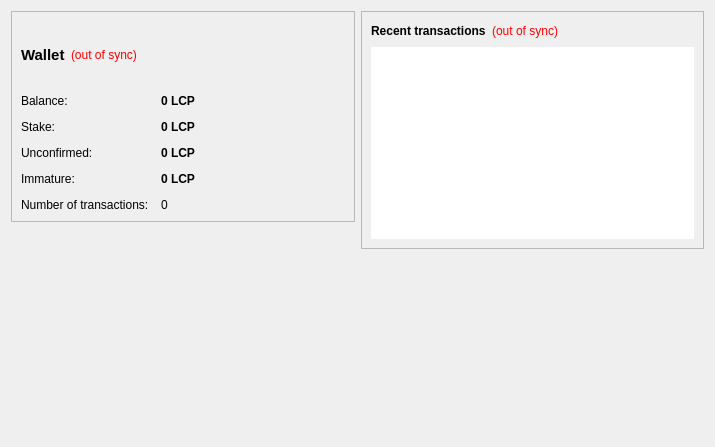
<?xml version="1.0" encoding="UTF-8"?>
<ui version="4.0">
 <class>OverviewPage</class>
 <widget class="QWidget" name="OverviewPage">
  <property name="geometry">
   <rect>
    <x>0</x>
    <y>0</y>
    <width>715</width>
    <height>447</height>
   </rect>
  </property>
  <property name="font">
   <font>
    <family>Ubuntu</family>
   </font>
  </property>
  <property name="windowTitle">
   <string>Form</string>
  </property>
  <layout class="QHBoxLayout" name="horizontalLayout" stretch="1,1">
   <item>
    <layout class="QVBoxLayout" name="verticalLayout_2">
     <item>
      <widget class="QFrame" name="frame">
       <property name="minimumSize">
        <size>
         <width>0</width>
         <height>211</height>
        </size>
       </property>
       <property name="maximumSize">
        <size>
         <width>16777215</width>
         <height>211</height>
        </size>
       </property>
       <property name="frameShape">
        <enum>QFrame::StyledPanel</enum>
       </property>
       <property name="frameShadow">
        <enum>QFrame::Raised</enum>
       </property>
       <layout class="QVBoxLayout" name="verticalLayout_4">
        <item>
         <layout class="QHBoxLayout" name="horizontalLayout_4">
          <property name="sizeConstraint">
           <enum>QLayout::SetFixedSize</enum>
          </property>
          <item>
           <widget class="QLabel" name="label_5">
            <property name="font">
             <font>
              <pointsize>11</pointsize>
              <weight>75</weight>
              <bold>true</bold>
             </font>
            </property>
            <property name="text">
             <string>Wallet</string>
            </property>
           </widget>
          </item>
          <item>
           <widget class="QLabel" name="labelWalletStatus">
            <property name="toolTip">
             <string>The displayed information may be out of date. Your wallet automatically synchronizes with the LitecoinPlus network after a connection is established, but this process has not completed yet.</string>
            </property>
            <property name="styleSheet">
             <string notr="true">QLabel { color: red; }</string>
            </property>
            <property name="text">
             <string notr="true">(out of sync)</string>
            </property>
            <property name="alignment">
             <set>Qt::AlignLeading|Qt::AlignLeft|Qt::AlignVCenter</set>
            </property>
           </widget>
          </item>
          <item>
           <spacer name="horizontalSpacer_2">
            <property name="orientation">
             <enum>Qt::Horizontal</enum>
            </property>
            <property name="sizeHint" stdset="0">
             <size>
              <width>40</width>
              <height>20</height>
             </size>
            </property>
           </spacer>
          </item>
         </layout>
        </item>
        <item>
         <layout class="QFormLayout" name="formLayout_2">
          <property name="sizeConstraint">
           <enum>QLayout::SetFixedSize</enum>
          </property>
          <property name="fieldGrowthPolicy">
           <enum>QFormLayout::AllNonFixedFieldsGrow</enum>
          </property>
          <property name="horizontalSpacing">
           <number>12</number>
          </property>
          <property name="verticalSpacing">
           <number>12</number>
          </property>
          <item row="0" column="0">
           <widget class="QLabel" name="label">
            <property name="text">
             <string>Balance:</string>
            </property>
           </widget>
          </item>
          <item row="0" column="1">
           <widget class="QLabel" name="labelBalance">
            <property name="font">
             <font>
              <weight>75</weight>
              <bold>true</bold>
             </font>
            </property>
            <property name="cursor">
             <cursorShape>IBeamCursor</cursorShape>
            </property>
            <property name="toolTip">
             <string>Your current balance</string>
            </property>
            <property name="text">
             <string notr="true">0 LCP</string>
            </property>
            <property name="textInteractionFlags">
             <set>Qt::LinksAccessibleByMouse|Qt::TextSelectableByKeyboard|Qt::TextSelectableByMouse</set>
            </property>
           </widget>
          </item>
          <item row="1" column="0">
           <widget class="QLabel" name="label_6">
            <property name="text">
             <string>Stake:</string>
            </property>
           </widget>
          </item>
          <item row="1" column="1">
           <widget class="QLabel" name="labelStake">
            <property name="font">
             <font>
              <weight>75</weight>
              <bold>true</bold>
             </font>
            </property>
            <property name="cursor">
             <cursorShape>IBeamCursor</cursorShape>
            </property>
            <property name="toolTip">
             <string>Total of coins that was staked, and do not yet count toward the current balance</string>
            </property>
            <property name="text">
             <string notr="true">0 LCP</string>
            </property>
            <property name="textInteractionFlags">
             <set>Qt::LinksAccessibleByMouse|Qt::TextSelectableByKeyboard|Qt::TextSelectableByMouse</set>
            </property>
           </widget>
          </item>
          <item row="2" column="0">
           <widget class="QLabel" name="label_3">
            <property name="text">
             <string>Unconfirmed:</string>
            </property>
           </widget>
          </item>
          <item row="2" column="1">
           <widget class="QLabel" name="labelUnconfirmed">
            <property name="font">
             <font>
              <weight>75</weight>
              <bold>true</bold>
             </font>
            </property>
            <property name="cursor">
             <cursorShape>IBeamCursor</cursorShape>
            </property>
            <property name="toolTip">
             <string>Total of transactions that have yet to be confirmed, and do not yet count toward the current balance</string>
            </property>
            <property name="text">
             <string notr="true">0 LCP</string>
            </property>
            <property name="textInteractionFlags">
             <set>Qt::LinksAccessibleByMouse|Qt::TextSelectableByKeyboard|Qt::TextSelectableByMouse</set>
            </property>
           </widget>
          </item>
          <item row="3" column="0">
           <widget class="QLabel" name="labelImmatureText">
            <property name="text">
             <string>Immature:</string>
            </property>
           </widget>
          </item>
          <item row="3" column="1">
           <widget class="QLabel" name="labelImmature">
            <property name="font">
             <font>
              <weight>75</weight>
              <bold>true</bold>
             </font>
            </property>
            <property name="toolTip">
             <string>Mined balance that has not yet matured</string>
            </property>
            <property name="text">
             <string notr="true">0 LCP</string>
            </property>
            <property name="textInteractionFlags">
             <set>Qt::LinksAccessibleByMouse|Qt::TextSelectableByKeyboard|Qt::TextSelectableByMouse</set>
            </property>
           </widget>
          </item>
          <item row="4" column="0">
           <widget class="QLabel" name="label_2">
            <property name="text">
             <string>Number of transactions:</string>
            </property>
           </widget>
          </item>
          <item row="4" column="1">
           <widget class="QLabel" name="labelNumTransactions">
            <property name="toolTip">
             <string>Total number of transactions in wallet</string>
            </property>
            <property name="text">
             <string notr="true">0</string>
            </property>
           </widget>
          </item>
         </layout>
        </item>
       </layout>
      </widget>
     </item>
     <item>
      <widget class="QWidget" name="LogoWidget" native="true">
       <layout class="QVBoxLayout" name="verticalLayout_6">
        <property name="spacing">
         <number>0</number>
        </property>
        <property name="leftMargin">
         <number>0</number>
        </property>
        <property name="topMargin">
         <number>0</number>
        </property>
        <property name="rightMargin">
         <number>0</number>
        </property>
        <property name="bottomMargin">
         <number>0</number>
        </property>
        <item>
         <layout class="QHBoxLayout" name="horizontalLayout_3">
          <property name="spacing">
           <number>1</number>
          </property>
          <item>
           <spacer name="horizontalSpacer_3">
            <property name="orientation">
             <enum>Qt::Horizontal</enum>
            </property>
            <property name="sizeHint" stdset="0">
             <size>
              <width>40</width>
              <height>20</height>
             </size>
            </property>
           </spacer>
          </item>
          <item>
           <widget class="QPushButton" name="HomeButton">
            <property name="minimumSize">
             <size>
              <width>200</width>
              <height>200</height>
             </size>
            </property>
            <property name="maximumSize">
             <size>
              <width>200</width>
              <height>200</height>
             </size>
            </property>
            <property name="cursor">
             <cursorShape>PointingHandCursor</cursorShape>
            </property>
            <property name="toolTip">
             <string> Click to go to Litecoin Plus Home page. </string>
            </property>
            <property name="icon">
             <iconset resource="../bitcoin.qrc">
              <normaloff>:/images/backg</normaloff>
              <normalon>:/images/backg</normalon>:/images/backg</iconset>
            </property>
            <property name="iconSize">
             <size>
              <width>200</width>
              <height>200</height>
             </size>
            </property>
            <property name="flat">
             <bool>true</bool>
            </property>
           </widget>
          </item>
          <item>
           <spacer name="horizontalSpacer_4">
            <property name="orientation">
             <enum>Qt::Horizontal</enum>
            </property>
            <property name="sizeHint" stdset="0">
             <size>
              <width>40</width>
              <height>20</height>
             </size>
            </property>
           </spacer>
          </item>
         </layout>
        </item>
       </layout>
      </widget>
     </item>
    </layout>
   </item>
   <item>
    <layout class="QVBoxLayout" name="verticalLayout_3">
     <item>
      <widget class="QFrame" name="frame_2">
       <property name="frameShape">
        <enum>QFrame::StyledPanel</enum>
       </property>
       <property name="frameShadow">
        <enum>QFrame::Raised</enum>
       </property>
       <layout class="QVBoxLayout" name="verticalLayout">
        <item>
         <layout class="QHBoxLayout" name="horizontalLayout_2">
          <item>
           <widget class="QLabel" name="label_4">
            <property name="text">
             <string>&lt;b&gt;Recent transactions&lt;/b&gt;</string>
            </property>
           </widget>
          </item>
          <item>
           <widget class="QLabel" name="labelTransactionsStatus">
            <property name="toolTip">
             <string>The displayed information may be out of date. Your wallet automatically synchronizes with the LitecoinPlus network after a connection is established, but this process has not completed yet.</string>
            </property>
            <property name="styleSheet">
             <string notr="true">QLabel { color: red; }</string>
            </property>
            <property name="text">
             <string notr="true">(out of sync)</string>
            </property>
            <property name="alignment">
             <set>Qt::AlignRight|Qt::AlignTrailing|Qt::AlignVCenter</set>
            </property>
           </widget>
          </item>
          <item>
           <spacer name="horizontalSpacer">
            <property name="orientation">
             <enum>Qt::Horizontal</enum>
            </property>
            <property name="sizeHint" stdset="0">
             <size>
              <width>40</width>
              <height>20</height>
             </size>
            </property>
           </spacer>
          </item>
         </layout>
        </item>
        <item>
         <widget class="QListView" name="listTransactions">
          <property name="frameShape">
           <enum>QFrame::NoFrame</enum>
          </property>
          <property name="verticalScrollBarPolicy">
           <enum>Qt::ScrollBarAlwaysOff</enum>
          </property>
          <property name="horizontalScrollBarPolicy">
           <enum>Qt::ScrollBarAlwaysOff</enum>
          </property>
          <property name="selectionMode">
           <enum>QAbstractItemView::NoSelection</enum>
          </property>
         </widget>
        </item>
       </layout>
      </widget>
     </item>
     <item>
      <spacer name="verticalSpacer_2">
       <property name="orientation">
        <enum>Qt::Vertical</enum>
       </property>
       <property name="sizeHint" stdset="0">
        <size>
         <width>20</width>
         <height>40</height>
        </size>
       </property>
      </spacer>
     </item>
    </layout>
   </item>
  </layout>
 </widget>
 <resources>
  <include location="../bitcoin.qrc"/>
 </resources>
 <connections/>
</ui>
